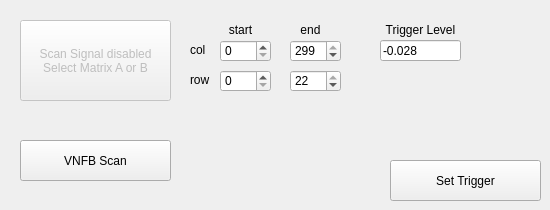
    <widget class="QWidget" name="tab_3">
     <attribute name="title">
      <string>Complex</string>
     </attribute>
     <widget class="QPushButton" name="GetFullMatrix">
      <property name="enabled">
       <bool>false</bool>
      </property>
      <property name="geometry">
       <rect>
        <x>20</x>
        <y>20</y>
        <width>151</width>
        <height>81</height>
       </rect>
      </property>
      <property name="text">
       <string>Scan Signal disabled
Select Matrix A or B</string>
      </property>
     </widget>
     <widget class="QLabel" name="label_62">
      <property name="geometry">
       <rect>
        <x>190</x>
        <y>40</y>
        <width>21</width>
        <height>20</height>
       </rect>
      </property>
      <property name="text">
       <string>col</string>
      </property>
     </widget>
     <widget class="QLabel" name="label_63">
      <property name="geometry">
       <rect>
        <x>290</x>
        <y>20</y>
        <width>41</width>
        <height>20</height>
       </rect>
      </property>
      <property name="text">
       <string>end</string>
      </property>
      <property name="alignment">
       <set>Qt::AlignCenter</set>
      </property>
     </widget>
     <widget class="QLabel" name="label_64">
      <property name="geometry">
       <rect>
        <x>190</x>
        <y>70</y>
        <width>21</width>
        <height>20</height>
       </rect>
      </property>
      <property name="text">
       <string>row</string>
      </property>
     </widget>
     <widget class="QLabel" name="label_65">
      <property name="geometry">
       <rect>
        <x>220</x>
        <y>20</y>
        <width>41</width>
        <height>20</height>
       </rect>
      </property>
      <property name="text">
       <string>start</string>
      </property>
      <property name="alignment">
       <set>Qt::AlignCenter</set>
      </property>
     </widget>
     <widget class="QSpinBox" name="MMRowEnd">
      <property name="geometry">
       <rect>
        <x>290</x>
        <y>70</y>
        <width>51</width>
        <height>22</height>
       </rect>
      </property>
      <property name="maximum">
       <number>22</number>
      </property>
      <property name="value">
       <number>22</number>
      </property>
     </widget>
     <widget class="QSpinBox" name="MMcolStart">
      <property name="geometry">
       <rect>
        <x>220</x>
        <y>40</y>
        <width>51</width>
        <height>22</height>
       </rect>
      </property>
      <property name="toolTipDuration">
       <number>-1</number>
      </property>
      <property name="maximum">
       <number>299</number>
      </property>
      <property name="value">
       <number>0</number>
      </property>
     </widget>
     <widget class="QSpinBox" name="MMcolEnd">
      <property name="geometry">
       <rect>
        <x>290</x>
        <y>40</y>
        <width>51</width>
        <height>22</height>
       </rect>
      </property>
      <property name="toolTipDuration">
       <number>-1</number>
      </property>
      <property name="maximum">
       <number>299</number>
      </property>
      <property name="value">
       <number>299</number>
      </property>
     </widget>
     <widget class="QSpinBox" name="MMrowStart">
      <property name="geometry">
       <rect>
        <x>220</x>
        <y>70</y>
        <width>51</width>
        <height>22</height>
       </rect>
      </property>
      <property name="maximum">
       <number>23</number>
      </property>
      <property name="value">
       <number>0</number>
      </property>
     </widget>
     <widget class="QPushButton" name="VNFBScan">
      <property name="enabled">
       <bool>true</bool>
      </property>
      <property name="geometry">
       <rect>
        <x>20</x>
        <y>140</y>
        <width>151</width>
        <height>41</height>
       </rect>
      </property>
      <property name="text">
       <string>VNFB Scan</string>
      </property>
     </widget>
     <widget class="QLineEdit" name="TrigLVL">
      <property name="geometry">
       <rect>
        <x>380</x>
        <y>40</y>
        <width>81</width>
        <height>21</height>
       </rect>
      </property>
      <property name="text">
       <string>-0.028</string>
      </property>
     </widget>
     <widget class="QLabel" name="label_66">
      <property name="geometry">
       <rect>
        <x>380</x>
        <y>20</y>
        <width>81</width>
        <height>20</height>
       </rect>
      </property>
      <property name="text">
       <string>Trigger Level</string>
      </property>
      <property name="alignment">
       <set>Qt::AlignCenter</set>
      </property>
     </widget>
     <widget class="QPushButton" name="SetTrig">
      <property name="enabled">
       <bool>true</bool>
      </property>
      <property name="geometry">
       <rect>
        <x>390</x>
        <y>160</y>
        <width>151</width>
        <height>41</height>
       </rect>
      </property>
      <property name="text">
       <string>Set Trigger</string>
      </property>
     </widget>
    </widget>
